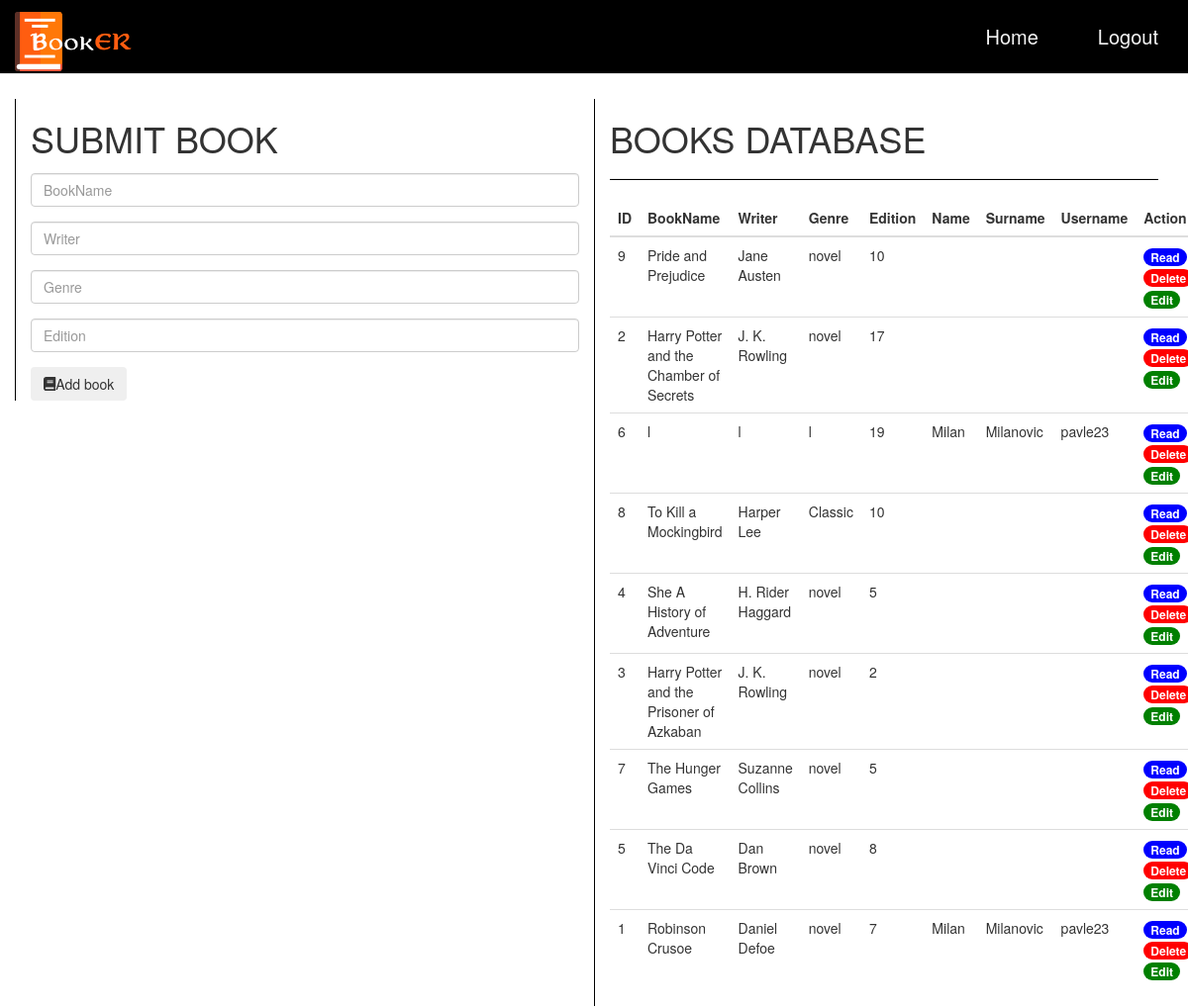
Page /adminMenu.php (signed in) on the committed database.
### tables this page shows
CREATE TABLE `books` (
  `book_id` int(10) NOT NULL,
  `book_name` varchar(100) NOT NULL,
  `writer` varchar(100) NOT NULL,
  `genre` varchar(100) NOT NULL,
  `edition` int(10) NOT NULL,
  `user_id` int(11) NOT NULL
);

CREATE TABLE `users` (
  `id` int(11) NOT NULL,
  `username` varchar(100) NOT NULL,
  `password` varchar(100) NOT NULL,
  `is_admin` tinyint(1) NOT NULL,
  `name` varchar(50) NOT NULL,
  `surname` varchar(50) NOT NULL,
  `email` varchar(40) NOT NULL
);

### adminMenuLogic.php (called while the page is built, shortened)
<?php
class Model
{
    private $server = "localhost";
    private $username = "root";
    private $password = "";
    private $db = "itehdomaci";
    private $conn;
    public function __construct()
    {
        try {
            $this->conn = new mysqli($this->server, $this->username, $this->password, $this->db);
        } catch (Exception $e) {
            echo "connection failed" . $e->getMessage();
        }
    }
    public function fetch()
    {
        $data = [];
        $query = "SELECT *
            FROM books
            LEFT JOIN users ON books.user_id=users.id;";
        if ($sql = $this->conn->query($query)) {
            while ($row = mysqli_fetch_assoc($sql)) {
                $data[] = $row;
            }
        }
        shuffle($data);
        return $data;
    }
}

### adminMenu.php (the view, shortened to what this page needs)
<!DOCTYPE html>
<html lang="en">
<head>
    <link rel="stylesheet" href="https://maxcdn.bootstrapcdn.com/bootstrap/3.3.7/css/bootstrap.min.css">
    <link rel="stylesheet" href="https://cdnjs.cloudflare.com/ajax/libs/font-awesome/4.7.0/css/font-awesome.min.css">
    <link rel="stylesheet" href="https://use.fontawesome.com/releases/v5.0.8/css/solid.css">
    <link rel="stylesheet" href="adminMenuStyle.css">
</head>
<body>
    <nav class="navbar navbar-default navbar-fixed-top" role="navigation">
        <div class="containter-fluid">
            <div class="navbar-header">
                <a class="navbar-brand" href=#>
                    <img src="images/logoBeli.png" class="image-logo">
                </a>
            </div>
            <div class="collapse navbar-collapse" id="navbar-collapse-main">
                <ul class="nav navbar-nav navbar-right">
                    <li><a class="active" href="index.php">Home</a></li>
                    <?php if (isset($_SESSION['id'])) {
                        echo "<li><a href='logout.php'>Logout</a></li>";
                    }
                    ?>
                </ul>
            </div>
        </div>
    </nav>
    <div class="wrapper">
        <div class="container">
            <div class="row">
                <div class="col-sm-6" id="addBookForm">
                    <?php
                    include_once "adminMenuLogic.php";
                    ?>
                    <form class="col-12" method="POST" action="">
                        <div class="form-group">
                            <h1>SUBMIT BOOK</h1>
                        </div>
                        <div class="form-group">
                            <input type="text" name="bookname" class="form-control" placeholder="BookName">
                        </div>
                        <div class="form-group">
                            <input type="text" name="writer" class="form-control" placeholder="Writer">
                        </div>
                        <div class="form-group">
                            <input type="text" name="genre" class="form-control" placeholder="Genre">
                        </div>
                        <div class="form-group">
                            <input type="text" name="edition" class="form-control" placeholder="Edition">
                        </div>
                        <button type="submit" class="btn" name="submit"><i class="fas fa-book"></i>Add book</button>
                    </form>
                </div>
                <div class="col-sm-6" id="table">
                    <div class="row">
                        <div class="col-sm-12">
                            <h1 class=>BOOKS DATABASE</h1>
                            <hr class="dbt">
                        </div>
                    </div>
                    <div class="row">
                        <div class="col-md-12">
                            <table class="table">
                                <thead>
                                    <tr>
                                        <th>ID</th>
                                        <th>BookName</th>
                                        <th>Writer</th>
                                        <th>Genre</th>
                                        <th>Edition</th>
                                        <th>Name</th>
                                        <th>Surname</th>
                                        <th>Username</th>
                                        <th>Action</th>
                                    </tr>
                                </thead>
                                <tbody>
                                    <?php
                                    include_once "adminMenuLogic.php";
                                    $model=new Model();
                                    $rows=$model->fetch();
                                    if(!empty($rows)){
                                        foreach($rows as $row){
                                    ?>
                                    <tr>
                                        <td><?php echo $row['book_id']; ?></td>
                                        <td><?php echo $row['book_name']; ?></td>
                                        <td><?php echo $row['writer']; ?></td>
                                        <td><?php echo $row['genre']; ?></td>
                                        <td><?php echo $row['edition']; ?></td>
                                        <td><?php echo $row['name']; ?></td>
                                        <td><?php echo $row['surname']; ?></td>
                                        <td><?php echo $row['username']; ?></td>
                                        <td>
                                            <a href="read.php?book_id=<?php echo $row['book_id']; ?>" class="badge" id="read">Read</a>
                                            <a href="delete.php?book_id=<?php echo $row['book_id']; ?>" class="badge" id="delete">Delete</a>
                                            <a href="edit.php?book_id=<?php echo $row['book_id']; ?>" class="badge" id="edit">Edit</a>
                                        </td>
                                    </tr>
                                    <?php
                                        }
                                    }
                                    ?>
                                </tbody>
                            </table>
                        </div>
                    </div>
                </div>
            </div>
        </div>
    </div>
</body>
</html>

### adminMenuStyle.css (style rules this page uses)
.navbar { background-color: black; padding:1% 0; font-size:1.2em; }
.image-logo { height: 60px; width:120px; }
.navbar-brand { min-height: 50px; padding-top: 0; padding-right: 15px; padding-bottom: 10px; padding-left:15px ; }
.navbar-default .navbar-nav li a { color:whitesmoke; }
nav a { margin-right: 30px; font-size: 20px; }
.container { margin-top: 100px; }
.dbt { height: 1px; color:black; background-color: black; }
#addBookForm { border-left: 1px black solid; }
#table { border-left: 1px black solid; }
#read { background-color: blue; }
#edit { background-color: green; }
#delete { background-color: red; }

### rows in the picture
books: book_id "9", book_name "Pride and Prejudice", writer "Jane Austen", genre "novel", edition "10"
books: book_id "2", book_name "Harry Potter and the Chamber of Secrets", writer "J. K. Rowling", genre "novel", edition "17"
books: book_id "6", book_name "l", writer "l", genre "l", edition "19", user.name "Milan", user.surname "Milanovic", user.username "pavle23"
books: book_id "8", book_name "To Kill a Mockingbird", writer "Harper Lee", genre "Classic", edition "10"
books: book_id "4", book_name "She A History of Adventure", writer "H. Rider Haggard", genre "novel", edition "5"
books: book_id "3", book_name "Harry Potter and the Prisoner of Azkaban", writer "J. K. Rowling", genre "novel", edition "2"
books: book_id "7", book_name "The Hunger Games", writer "Suzanne Collins", genre "novel", edition "5"
books: book_id "5", book_name "The Da Vinci Code", writer "Dan Brown", genre "novel", edition "8"
books: book_id "1", book_name "Robinson Crusoe", writer "Daniel Defoe", genre "novel", edition "7", user.name "Milan", user.surname "Milanovic", user.username "pavle23"
